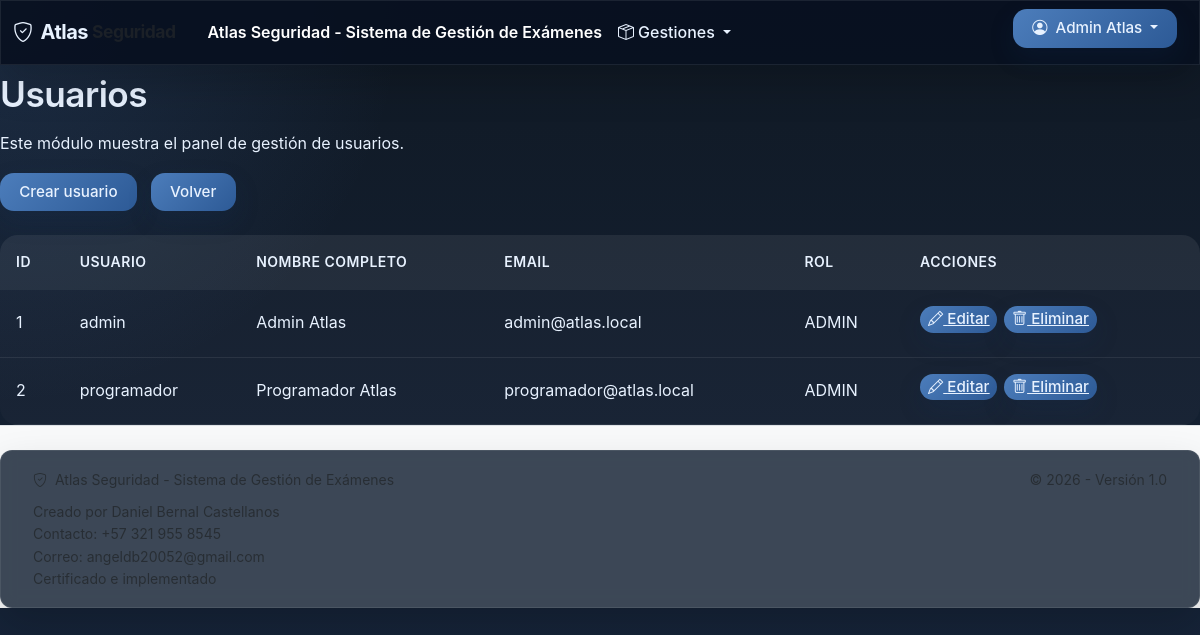
The page /index.php?c=dashboard&a=users (signed in) on the database its author committed.
### tables this page shows
CREATE TABLE IF NOT EXISTS users (
  id INT AUTO_INCREMENT PRIMARY KEY,
  role_id INT NOT NULL,
  username VARCHAR(80) NOT NULL UNIQUE,
  password VARCHAR(255) NOT NULL,
  reset_token VARCHAR(255) NULL DEFAULT NULL,
  reset_token_expires DATETIME NULL DEFAULT NULL,
  fullname VARCHAR(120) NOT NULL,
  email VARCHAR(120) DEFAULT NULL,
  created_at TIMESTAMP DEFAULT CURRENT_TIMESTAMP,
  FOREIGN KEY (role_id) REFERENCES roles(id) ON DELETE RESTRICT ON UPDATE CASCADE
);

CREATE TABLE IF NOT EXISTS roles (
  id INT AUTO_INCREMENT PRIMARY KEY,
  name VARCHAR(50) NOT NULL UNIQUE,
  description VARCHAR(255) DEFAULT NULL
);

### controllers/DashboardController.php (called while the page is built, shortened)
<?php
class DashboardController
{
    public function users()
    {
        $userModel = new UserModel();
        $users = $userModel->all();
        include __DIR__ . '/../views/dashboard/users.php';
    }
}

### index.php (called while the page is built, shortened)
<?php
require_once __DIR__ . '/config/Database.php';
require_once __DIR__ . '/models/BaseModel.php';
require_once __DIR__ . '/models/UserModel.php';
require_once __DIR__ . '/controllers/DashboardController.php';
$controller = $_GET['c'] ?? 'auth';
$action = $_GET['a'] ?? 'login';
switch ($controller) {
    case 'dashboard':
        $ctrl = new DashboardController();
        break;
}
$ctrl->{$action}();

### config/Database.php (called while the page is built)
<?php
class Database
{
    private static $instance = null;
    private $pdo;
    private function __construct()
    {
        $host = '127.0.0.1';
        $db   = 'atlas';
        $user = 'root';
        $pass = '';
        $charset = 'utf8mb4';
        $dsn = "mysql:host=$host;dbname=$db;charset=$charset";
        $options = [
            PDO::ATTR_ERRMODE => PDO::ERRMODE_EXCEPTION,
            PDO::ATTR_DEFAULT_FETCH_MODE => PDO::FETCH_ASSOC,
            PDO::ATTR_EMULATE_PREPARES => false,
        ];
        $this->pdo = new PDO($dsn, $user, $pass, $options);
    }
    public static function getInstance()
    {
        if (self::$instance === null) {
            self::$instance = new self();
        }
        return self::$instance;
    }
    public function getConnection()
    {
        return $this->pdo;
    }
}

### models/BaseModel.php (called while the page is built, shortened)
<?php
abstract class BaseModel
{
    public function __construct()
    {
        $this->db = Database::getInstance()->getConnection();
    }
}

### models/UserModel.php (called while the page is built, shortened)
<?php
class UserModel extends BaseModel
{
    public function all()
    {
        $stmt = $this->db->query('SELECT u.id,u.username,u.fullname,u.email,r.name as role_name,u.role_id FROM users u JOIN roles r ON u.role_id = r.id');
        return $stmt->fetchAll();
    }
}

### views/dashboard/users.php (the view)
<?php include __DIR__ . '/../layouts/header.php'; ?>
<h1>Usuarios</h1>
<p>Este módulo muestra el panel de gestión de usuarios.</p>
<p>
    <a class="btn" href="index.php?c=dashboard&a=createUser">Crear usuario</a>
    <a class="btn" href="index.php?c=dashboard&a=index">Volver</a>
</p>
<?php if (!empty($users)): ?>
    <div class="table-wrapper">
        <table class="table">
            <thead>
                <tr>
                    <th>ID</th>
                    <th>Usuario</th>
                    <th>Nombre completo</th>
                    <th>Email</th>
                    <th>Rol</th>
                    <th>Acciones</th>
                </tr>
            </thead>
            <tbody>
                <?php foreach ($users as $userItem): ?>
                    <tr>
                        <td><?= htmlspecialchars($userItem['id']) ?></td>
                        <td><?= htmlspecialchars($userItem['username']) ?></td>
                        <td><?= htmlspecialchars($userItem['fullname']) ?></td>
                        <td><?= htmlspecialchars($userItem['email']) ?></td>
                        <td><?= htmlspecialchars($userItem['role_name']) ?></td>
                        <td>
                            <a class="btn" style="background:#e0e0e0;color:#000;text-decoration:underline;padding:2px 8px;border-radius:4px;margin-right:2px;" href="index.php?c=dashboard&a=editUser&id=<?= $userItem['id'] ?>"><i class="bi bi-pencil"></i> <u>Editar</u></a>
                            <a class="btn" style="background:#d98880;color:#000;text-decoration:underline;padding:2px 8px;border-radius:4px;" href="index.php?c=dashboard&a=deleteUser&id=<?= $userItem['id'] ?>" onclick="return confirm('¿Eliminar usuario?');"><i class="bi bi-trash"></i> <u>Eliminar</u></a>
                        </td>
                    </tr>
                <?php endforeach; ?>
            </tbody>
        </table>
    </div>
<?php else: ?>
    <p>No hay usuarios registrados aún.</p>
<?php endif; ?>
<?php include __DIR__ . '/../layouts/footer.php'; ?>

### views/layouts/header.php (shortened to what this page needs)
<?php
$isLoginPage = isset($_GET['c'], $_GET['a']) && $_GET['c'] === 'auth' && $_GET['a'] === 'login';
?>
<!DOCTYPE html>
<html lang="es">
<head>
    <link href="https://cdn.jsdelivr.net/npm/bootstrap@5.3.8/dist/css/bootstrap.min.css" rel="stylesheet">
    <link rel="stylesheet" href="https://cdn.jsdelivr.net/npm/bootstrap-icons@1.10.0/font/bootstrap-icons.css">
    <link rel="stylesheet" href="public/css/style.css">
</head>
<body>
<?php if (!$isLoginPage && !empty($_SESSION['user'])): ?>
<nav class="navbar navbar-expand-lg navbar-dark bg-primary shadow-sm">
    <div class="container-fluid">
        <a class="navbar-brand fw-bold d-flex align-items-center" href="index.php?c=dashboard&a=index">
            <i class="bi bi-shield-check me-2"></i>
            <span>Atlas</span>
            <small class="text-muted ms-1 d-none d-sm-inline">Seguridad</small>
        </a>
        <span class="fw-semibold ms-3 d-none d-lg-inline" style="color:#fff;">Atlas Seguridad - Sistema de Gestión de Exámenes</span>
        <div class="collapse navbar-collapse" id="navbarNav">
            <ul class="navbar-nav me-auto">
                <li class="nav-item dropdown">
                    <a class="nav-link dropdown-toggle" href="#" id="gestionsDropdown" role="button" data-bs-toggle="dropdown" aria-expanded="false">
                        <i class="bi bi-box-seam me-1"></i><span class="d-none d-sm-inline">Gestiones</span>
                    </a>
                </li>
            </ul>
            <div class="d-flex align-items-center">
                <div class="dropdown">
                    <button class="btn btn-outline-light dropdown-toggle border-0 bg-transparent" type="button" id="userDropdown" data-bs-toggle="dropdown" aria-expanded="false">
                        <i class="bi bi-person-circle me-1"></i>
                        <span class="d-none d-md-inline"><?= htmlspecialchars($_SESSION['user']['fullname']) ?></span>
                    </button>
                </div>
            </div>
        </div>
    </div>
</nav>
<?php endif; ?>
<main class="flex-grow-1">

### views/layouts/footer.php (shortened to what this page needs)
    </main>
    <footer class="bg-light border-top mt-auto">
        <div class="container py-3">
            <div class="row align-items-center">
                <div class="col-md-6">
                    <small class="text-muted">
                        <i class="bi bi-shield-check me-1"></i>
                        Atlas Seguridad - Sistema de Gestión de Exámenes
                    </small>
                </div>
                <div class="col-md-6 text-md-end">
                    <small class="text-muted">© 2026 - Versión 1.0</small>
                </div>
            </div>
            <div class="row mt-2">
                <div class="col-12">
                    <small class="text-muted d-block">Creado por Daniel Bernal Castellanos</small>
                    <small class="text-muted d-block">Contacto: +57 321 955 8545</small>
                    <small class="text-muted d-block">Correo: angeldb20052@gmail.com</small>
                    <small class="text-muted d-block">Certificado e implementado</small>
                </div>
            </div>
        </div>
    </footer>
</body>
</html>

### rows shown on the page
users: id "1", username "admin", fullname "Admin Atlas", email "admin@atlas.local", role.name "ADMIN"
users: id "2", username "programador", fullname "Programador Atlas", email "programador@atlas.local", role.name "ADMIN"

### other values the page prints
$_SESSION['user']['fullname'] "Admin Atlas"
